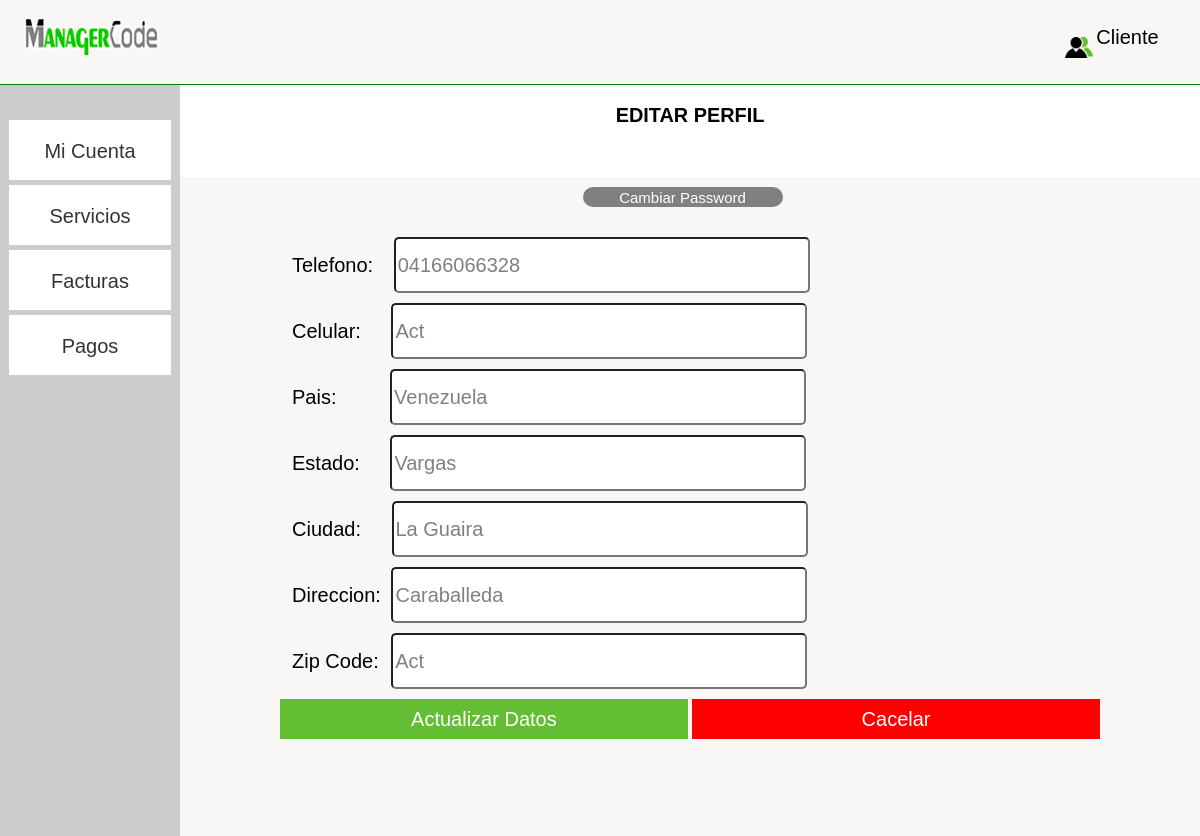
The page /saserv/micuenta/editarPerfil.php (signed in) on the database its author committed.
### tables this page shows
CREATE TABLE `usuarios` (
  `id` int(11) NOT NULL,
  `tipo` varchar(100) NOT NULL,
  `nombres` varchar(100) NOT NULL,
  `apellidos` varchar(100) NOT NULL,
  `rif` varchar(100) NOT NULL,
  `email` varchar(100) NOT NULL,
  `pass` varchar(100) NOT NULL,
  `telefono` varchar(100) NOT NULL,
  `celular` varchar(100) NOT NULL,
  `pais` varchar(100) NOT NULL,
  `estado` varchar(100) NOT NULL,
  `ciudad` varchar(100) NOT NULL,
  `dir` varchar(100) NOT NULL,
  `zipcode` varchar(100) NOT NULL,
  `encargado` varchar(100) NOT NULL,
  `cargo` varchar(100) NOT NULL,
  `como` varchar(100) NOT NULL,
  `fecha` date NOT NULL,
  `estatus` varchar(100) NOT NULL
);

### saserv/micuenta/editarPerfil.php (the view, shortened to what this page needs)
<?php
  if ($_SESSION['login'])
    {
?>
<!DOCTYPE html>
<html lang="es">
<head>
  <link rel="stylesheet" type="text/css" href="style/style.css">
  <link rel="stylesheet" type="text/css" href="style/menu.css">
	<link rel="stylesheet" type="text/css" href="style/registro.css">
  <link rel="stylesheet" type="text/css" media="all" href="style/mediastyle.css">
  <link rel="stylesheet" type="text/css" media="all" href="style/mediastylemenu.css">
</head>
<body>
<header>
  <a href="#" onclick="menu2()">
    <div id="contenedorbottonMenu">
      <div id="systemsAdms">
        <img src="img/mcodeLogo.png" width="135px" height="40">
      </div>
    </div>
    </a>
  <a href="#" onclick="clientes2()">
    <div id="contenedorbottonClientes">
      <div id="cliente"></div>
      <div id="areadeCliente">Cliente</div>
    </div>
  </a>
</header>
<?php
require ("menuOpciones.php");
?>
<div id="contenedorInformacion">
<div style="text-align: center;">
<h3 style="width: 100%; text-align: center;">EDITAR PERFIL</h3>
<?php
            $nick = $_SESSION["login"];
                $ssql = mysql_query("SELECT * FROM usuarios WHERE email='$nick'");
                $telefono   =  mysql_result($ssql,0,"telefono");
                $celular    =  mysql_result($ssql,0,"celular");
                $pais       =  mysql_result($ssql,0,"pais");
                $estado     =  mysql_result($ssql,0,"estado");
                $ciudad     =  mysql_result($ssql,0,"ciudad");
                $dir        =  mysql_result($ssql,0,"dir");
                $zipCode    =  mysql_result($ssql,0,"zipcode");
?>
<div id ="solicitud" style="background-color: rgba(245, 240, 240, 0.6); margin-top: 50px; padding: 10px 0 50px 0; text-align: center; font-size: 15px;">
  <input onclick="verPassword()" class="btm_abrirTicket" type="button"  value="Cambiar Password" style="margin-right: 15px; margin-bottom: 10px; background-color:gray; color: white; width:200px; height: 20px; font-size: 15px; border-radius:10px;"/>
<form method="post" action="#">
<div style="width: 80%; background-color: none; display: inline-block; font-size: 20px; padding-top: 20px; text-align: left; padding-left: 20px;">
                <label style="margin-right: 15px;">Telefono: </label>
                <input type="text" name="telefono2" size="6" value="<?php
                  if ($telefono == ''){
                    echo'Actualizar...';
                  }
                  else{
                    echo $telefono;
                  }
                  ?>" style="width: 50%; height: 50px; border-radius: 5px; font-size: 20px; color: gray; margin-bottom: 10px;"/>
                 <br>
                <label style="margin-right: 25px;">Celular: </label>
                <input type="text" name="celular2" size="6" value="<?php
                   if ($celular == ''){
                    echo'Actualizar...';
                  }
                  else{
                    echo $celular;
                  }
                 ?>" style="width: 50%; height: 50px; border-radius: 5px; font-size: 20px; color: gray; margin-bottom: 10px;"/>
                 <br>
                 <label style="margin-right: 48px;">Pais: </label>
                <input type="text" name="pais2" size="6" value="<?php
                                    if ($pais == ''){
                    echo'Actualizar...';
                  }
                  else{
                    echo $pais;
                  }
                 ?>" style="width: 50%; height: 50px; border-radius: 5px; font-size: 20px; color: gray; margin-bottom: 10px;"/>
                 <br>
                 <label style="margin-right: 25px;">Estado: </label>
                <input type="text" name="estado2" size="6" value="<?php
                                    if ($estado == ''){
                    echo'Actualizar...';
                  }
                  else{
                    echo $estado;
                  }
                 ?>" style="width: 50%; height: 50px; border-radius: 5px; font-size: 20px; color: gray; margin-bottom: 10px;"/>
                 <br>
                 <label style="margin-right: 25px;">Ciudad: </label>
                <input type="text" name="ciudad2" size="6" value="<?php
                                    if ($ciudad == ''){
                    echo'Actualizar...';
                  }
                  else{
                    echo $ciudad;
                  }
                 ?>" style="width: 50%; height: 50px; border-radius: 5px; font-size: 20px; color: gray; margin-bottom: 10px;"/>
                 <br>
                <label style="margin-right: 5px;">Direccion: </label>
                <input type="text" name="dir2" size="6" value="<?php
                                    if ($dir == ''){
                    echo'Actualizar...';
                  }
                  else{
                    echo $dir;
                  }
                 ?>" style="width: 50%; height: 50px; border-radius: 5px; font-size: 20px; color: gray; margin-bottom: 10px;"/>
                 <br>
                <label style="margin-right: 7px;">Zip Code:</label>
                <input type="text" name="zipCode2" size="6" value="<?php
                                    if ($zipCode == ''){
                    echo'Actualizar...';
                  }
                  else{
                    echo $zipCode;
                  }
                 ?>" style="width: 50%; height: 50px; border-radius: 5px; font-size: 20px; color: gray; margin-bottom: 10px;"/>
                 <br>
</div>
    <input class="btm_abrirTicket" type="submit" name="actualizar" value="Actualizar Datos" style="margin-bottom: 50px; background-color:#63be33; color: white; width: 40%;" />
    <input class="btm_abrirTicket" type="reset" name="" value="Cacelar" style="margin-bottom: 50px; background-color:red; color: white; width: 40%;" />
  </form>
</div>
</div>
</div>
</body>
</html>
<?php
  }else
  {
    session_destroy();
    header("location:../index.php");
  }
?>

### saserv/micuenta/style/style.css (style rules this page uses)
html, body { height: 100%; margin:0; font-family:Arial, Helvetica, sans-serif; overflow: none; }
header a { color: white; }
#contenedorInformacion { width: 85%; height: auto; float: left; background-color: none; font-size: 17px; }
.btm_abrirTicket { background-color: #cccccc; border: none; font-size: 20px; height: 40px; width: 100%; cursor: pointer; color: grey; }

### saserv/micuenta/style/menu.css (style rules this page uses)
html, body { height: 100%; margin:0; font-family:Arial, Helvetica, sans-serif; overflow: none; }
header a { color: black; }
header { width: 100%; height:10%; background-color: rgba(245, 240, 240, 0.6); position: relative; border-bottom: solid 1px green; }
#contenedorbottonMenu { width: 30%; height: 73%; background-color: none; position: absolute; top:20%; left:2%; }
#systemsAdms { width: 85%; height: 100%; background-color: none; float: left; }
#contenedorbottonClientes { width: 11%; height: 73%; background-color: none; position: absolute; top:20%; right:0.5%; }
#cliente { width: 25%; height: 100%; background-color: none; float: left; background-image: url(../img/cliente.png); background-size: 28px; background-position: center; background-repeat: no-repeat; }
#areadeCliente { width: 70%; height: 60%; background-color: none; font-size: 20px; float: left; margin-top: 7%; margin-left: 1%; }

### rows shown on the page
usuarios: telefono2 "04166066328", celular2 "Act", pais2 "Venezuela", estado2 "Vargas", ciudad2 "La Guaira", dir2 "Caraballeda", zipCode2 "Act"
